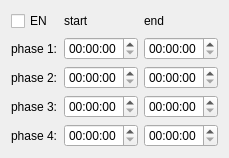
            <widget class="QWidget" name="time_plan_7">
             <attribute name="title">
              <string>time_plan</string>
             </attribute>
             <layout class="QGridLayout" name="gridLayout_14">
              <item row="0" column="0">
               <widget class="QCheckBox" name="en_t_plan_7">
                <property name="text">
                 <string>EN</string>
                </property>
               </widget>
              </item>
              <item row="0" column="1">
               <widget class="QLabel" name="label_71">
                <property name="text">
                 <string>start</string>
                </property>
               </widget>
              </item>
              <item row="0" column="2">
               <widget class="QLabel" name="label_72">
                <property name="text">
                 <string>end</string>
                </property>
               </widget>
              </item>
              <item row="1" column="0">
               <widget class="QLabel" name="label_73">
                <property name="text">
                 <string>phase 1:</string>
                </property>
               </widget>
              </item>
              <item row="1" column="1">
               <widget class="QTimeEdit" name="s_time_1_t_plan_7"/>
              </item>
              <item row="1" column="2">
               <widget class="QTimeEdit" name="e_time_1_t_plan_7"/>
              </item>
              <item row="2" column="0">
               <widget class="QLabel" name="label_74">
                <property name="text">
                 <string>phase 2:</string>
                </property>
               </widget>
              </item>
              <item row="2" column="1">
               <widget class="QTimeEdit" name="s_time_2_t_plan_7"/>
              </item>
              <item row="2" column="2">
               <widget class="QTimeEdit" name="e_time_2_t_plan_7"/>
              </item>
              <item row="3" column="0">
               <widget class="QLabel" name="label_75">
                <property name="text">
                 <string>phase 3:</string>
                </property>
               </widget>
              </item>
              <item row="3" column="1">
               <widget class="QTimeEdit" name="s_time_3_t_plan_7"/>
              </item>
              <item row="3" column="2">
               <widget class="QTimeEdit" name="e_time_3_t_plan_7"/>
              </item>
              <item row="4" column="0">
               <widget class="QLabel" name="label_76">
                <property name="text">
                 <string>phase 4:</string>
                </property>
               </widget>
              </item>
              <item row="4" column="1">
               <widget class="QTimeEdit" name="s_time_4_t_plan_7"/>
              </item>
              <item row="4" column="2">
               <widget class="QTimeEdit" name="e_time_4_t_plan_7"/>
              </item>
             </layout>
            </widget>
